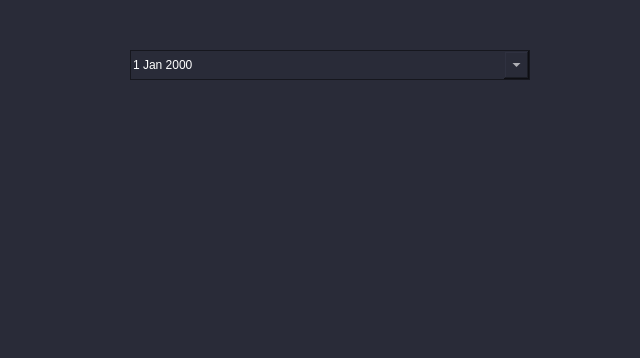
<?xml version="1.0" encoding="UTF-8"?>
<ui version="4.0">
 <class>MainWindow</class>
 <widget class="QMainWindow" name="MainWindow">
  <property name="geometry">
   <rect>
    <x>0</x>
    <y>0</y>
    <width>640</width>
    <height>358</height>
   </rect>
  </property>
  <property name="windowTitle">
   <string>MainWindow</string>
  </property>
  <property name="styleSheet">
   <string notr="true">*{background-color: rgb(41, 43, 56);}

/*DATE TIME*/
QDateEdit{
	height: 25px;
	border: 1px solid rgb(22, 23, 30);
	background-color: rgb(41, 43, 56);
	color: white;
}

QDateEdit::drop-down {
	subcontrol-origin: padding;
	subcontrol-position: top right;
	width: 25px; 
}

QDateEdit::down-arrow{
	background-image: url(:/16x16/icons/16x16/icon_date.png);
	background-position: center;
	background-repeat: no-reperat;
}

QDateEdit:hover{
	border: 1px solid #2196F3;
}

QDateEdit:pressed{
	border: 1px solid #2196F3;
}

QDateEdit:disabled{
	background-color:rgb(44, 44, 44);
}


/*CALENDAR WIDGET*/
QCalendarWidget QToolButton {
  	height: 30px;
  	color: white;
  	font-size: 18px;
	width: 170px;
	background-color: rgb(41, 43, 56);
  }

Calendarwidget QHeaderView{
	aproperty-minimumSectionSize:0;
	border-radius:5px;
}

#qt_calendar_prevmonth {
	width: 20px;
    qproperty-icon: url(:/16x16/icons/16x16/cil-chevron-left.png);
}

#qt_calendar_nextmonth {
	width: 20px;
    qproperty-icon: url(:/16x16/icons/16x16/cil-chevron-right.png);
}

#qt_calendar_navigationbar {
    background-color: rgb(41, 43, 56);
}

#qt_calendar_yearedit {
	width: 150px;
    background-color:rgb(41, 43, 56);
	 font-size: 18px;
	color: white;
}

QCalendarWidget  QWidget{
	alternate-background-color:rgb(63, 63, 63);
}

QCalendarWidget QMenu {
  	width: 170px;
  	color: white;
  	font-size: 16px;
  	background-color: rgb(41, 43, 56);
	selection-background-color: #2196F3;
}

QCalendarWidget QAbstractItemView{
	background-color:rgb(63, 63, 63);
	selection-background-color: #2196F3;
	color: rgb(255, 255, 255);
}

QCalendarWidget QAbstractItemView:disabled{
	color:rgb(154, 153, 150);
}
</string>
  </property>
  <widget class="QWidget" name="centralwidget">
   <widget class="QDateEdit" name="dateEdit">
    <property name="geometry">
     <rect>
      <x>130</x>
      <y>50</y>
      <width>400</width>
      <height>30</height>
     </rect>
    </property>
    <property name="calendarPopup">
     <bool>true</bool>
    </property>
   </widget>
  </widget>
  <widget class="QMenuBar" name="menubar">
   <property name="geometry">
    <rect>
     <x>0</x>
     <y>0</y>
     <width>640</width>
     <height>22</height>
    </rect>
   </property>
  </widget>
  <widget class="QStatusBar" name="statusbar"/>
 </widget>
 <resources>
  <include location="../files.qrc"/>
 </resources>
 <connections/>
</ui>
